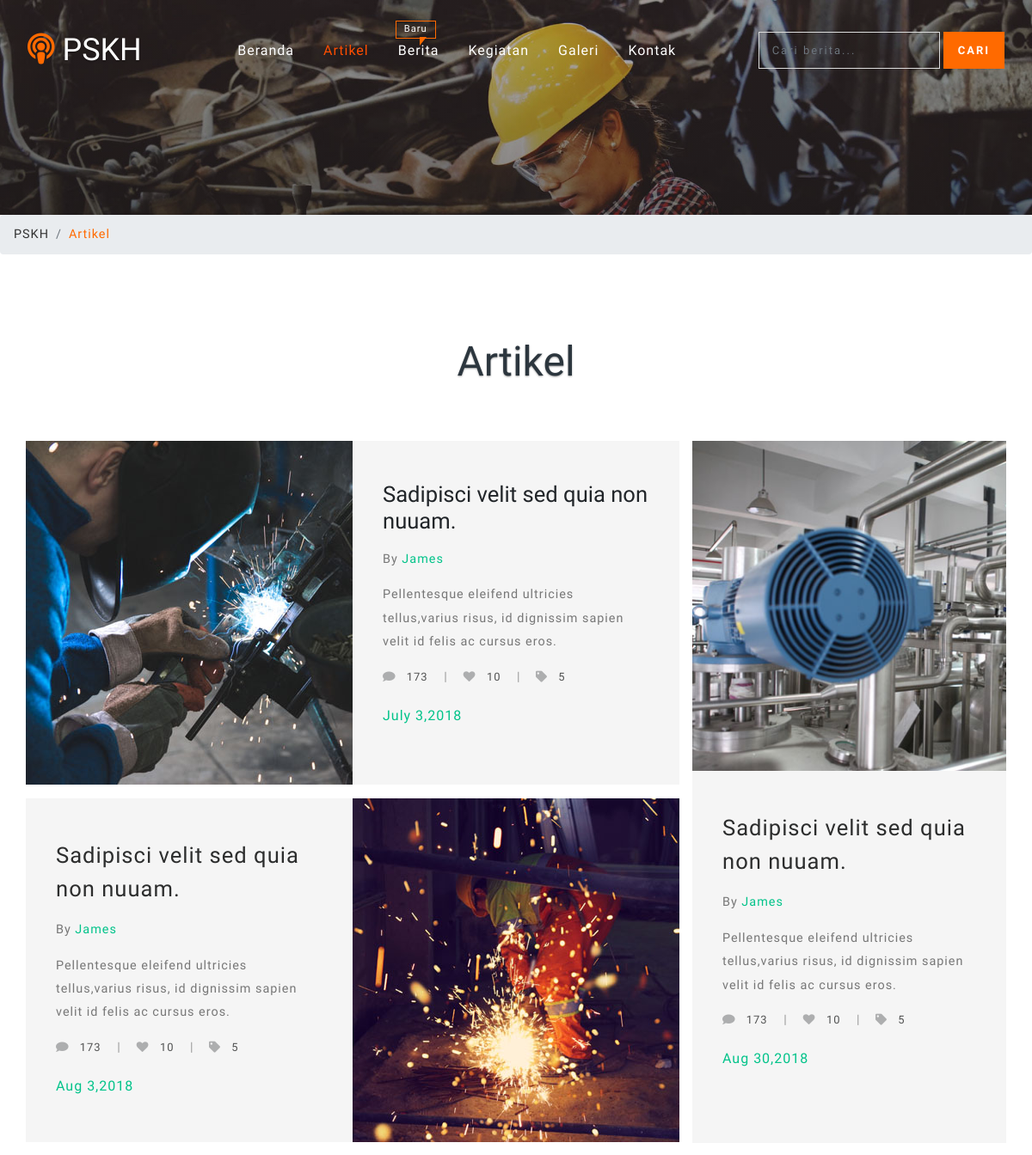
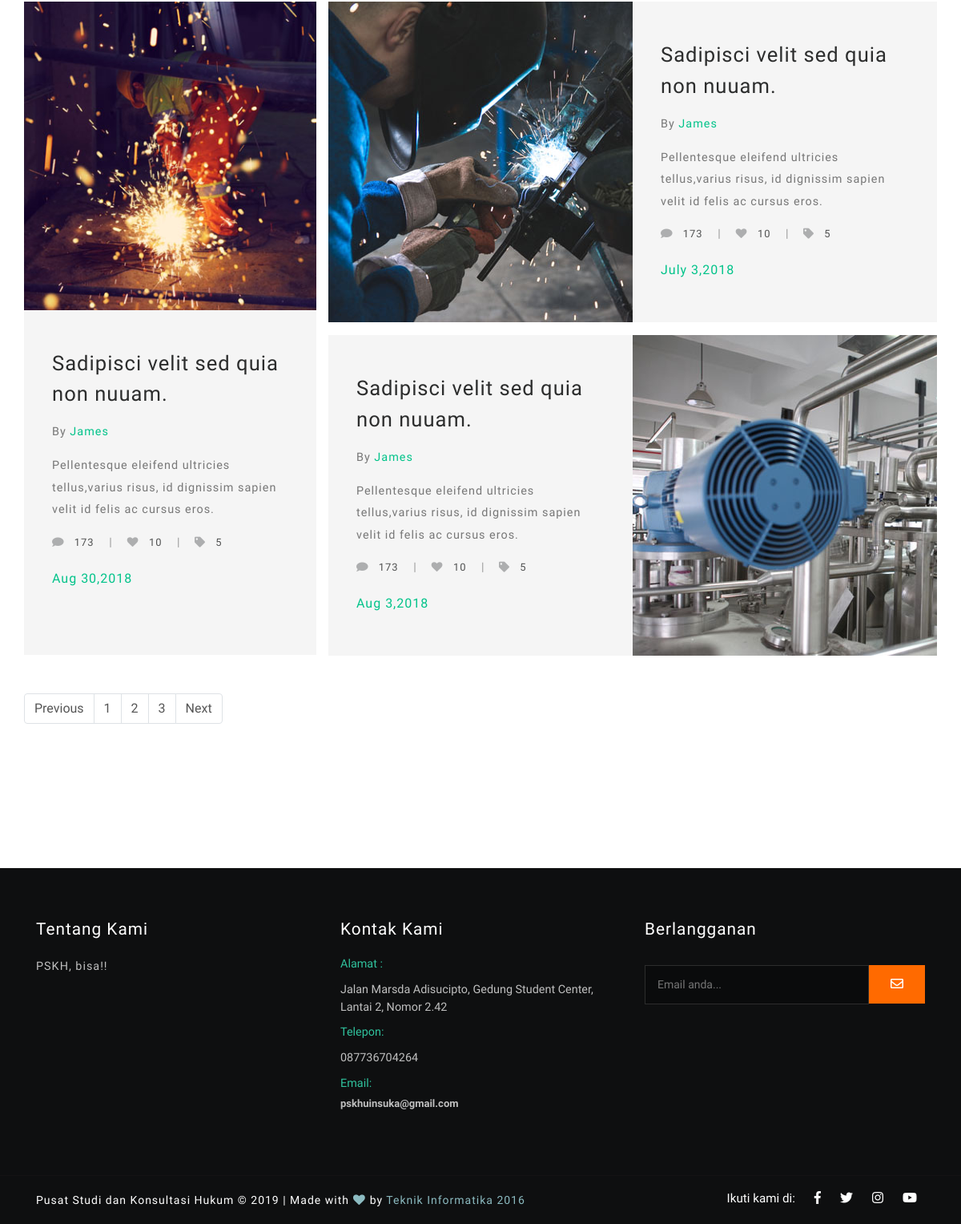
The app's page /pskhuinsuka.com/index.php/umum/artikel with its own data (2 pictures, top to bottom).
### tables this page shows
CREATE TABLE `organisasi` (
  `organisasi_periode` int(2) NOT NULL,
  `organisasi_nama_lengkap` varchar(100) NOT NULL,
  `organisasi_nama_pendek` varchar(50) NOT NULL,
  `organisasi_visi` text NOT NULL,
  `organisasi_misi` text NOT NULL,
  `organisasi_deskripsi` varchar(300) NOT NULL,
  `organisasi_tentang` varchar(200) NOT NULL,
  `organisasi_sejarah` text NOT NULL,
  `organisasi_alamat` varchar(200) NOT NULL,
  `organisasi_email` varchar(100) NOT NULL,
  `organisasi_telepon` varchar(15) NOT NULL,
  `organisasi_facebook` varchar(100) NOT NULL,
  `organisasi_twitter` varchar(100) NOT NULL,
  `organisasi_instagram` varchar(100) NOT NULL,
  `organisasi_youtube` varchar(100) NOT NULL,
  `organisasi_peta` text NOT NULL
);

### pskhuinsuka.com/application/controllers/Umum.php (called while the page is built, shortened)
<?php
class Umum extends CI_Controller {
	public function artikel() {
		$menu = array(
			"judul" => "Artikel"
		);
		$data		= $this->M_Pendahuluan->umum($menu);
		$this->load->view("umum/artikel", $data);
	}
}

### pskhuinsuka.com/index.php (called while the page is built, shortened)
<?php
require_once BASEPATH.'core/CodeIgniter.php';

### pskhuinsuka.com/application/models/M_Pendahuluan.php (called while the page is built, shortened)
<?php
class M_Pendahuluan extends CI_Model {
    public function umum($menu) {
        $data = array(
            "menu" => array(
                "judul" => $menu["judul"]
            )
        );
        $query = $this->db->select("*")->from("organisasi")->order_by("organisasi_periode", "desc")->get();
        if ($query->num_rows() > 0) {
            $query = $query->row();
            $data = @array_merge($data,
                array(
                    "organisasi" => array(
                        "periode" => $query->organisasi_periode,
                        "nama_lengkap" => $query->organisasi_nama_lengkap,
                        "nama_pendek" => $query->organisasi_nama_pendek,
                        "visi" => $query->organisasi_visi,
                        "misi" => $query->organisasi_misi,
                        "deskripsi" => $query->organisasi_deskripsi,
                        "tentang" => $query->organisasi_tentang,
                        "sejarah" => $query->organisasi_sejarah,
                        "kontak" => array(
                            "alamat" => $query->organisasi_alamat,
                            "email" => $query->organisasi_email,
                            "telepon" => $query->organisasi_telepon,
                            "facebook" => $query->organisasi_facebook,
                            "twitter" => $query->organisasi_twitter,
                            "instagram" => $query->organisasi_instagram,
                            "youtube" => $query->organisasi_youtube,
                            "peta" => $query->organisasi_peta
                        )
                    )
                )
            );
        }
        return $data;
    }
}

### pskhuinsuka.com/application/views/umum/_partials/copyright.php (the view)
<div class="copyright">
        <div class="container">
            <div class="copyrighttop" data-aos="fade-left">
                <ul><?php
                    if (!empty($organisasi["kontak"])) { ?>
                    <li>
                        <h4>Ikuti kami di:</h4>
                    </li><?php
                    if (!empty($organisasi["kontak"]["facebook"])) { ?>
                    <li>
                        <a class="facebook" href="//www.facebook.com/<?= $organisasi["kontak"]["facebook"] ?>">
							<i class="fab fa-facebook-f"></i>
						</a>
                    </li><?php }
                    if (!empty($organisasi["kontak"]["twitter"])) { ?>
                    <li>
                        <a class="facebook" href="//www.twitter.com/<?= $organisasi["kontak"]["twitter"] ?>">
							<i class="fab fa-twitter"></i>
						</a>
                    </li><?php }
                    if (!empty($organisasi["kontak"]["instagram"])) { ?>
                    <li>
                        <a class="facebook" href="//www.instagram.com/<?= $organisasi["kontak"]["instagram"] ?>">
							<i class="fab fa-instagram"></i>
						</a>
                    </li><?php }
                    if (!empty($organisasi["kontak"]["youtube"])) { ?>
                    <li>
                        <a class="facebook" href="//www.youtube.com/channel/<?= !empty($organisasi["kontak"]["youtube"]) ? $organisasi["kontak"]["youtube"] : "" ?>">
							<i class="fab fa-youtube"></i>
						</a>
                    </li><?php }  } ?>
                </ul>
            </div>
            <div class="copyrightbottom" data-aos="fade-right">
                <p><?= $organisasi["nama_lengkap"] ?> © <?= date("Y") ?> | Made with
                    <a href="//hmkk.org"><span class="fa fa-heart" aria-hidden="true"></span></a>
                    by
                    <a href="//www.facebook.com/tegal6etar" target="_blank">Teknik Informatika 2016</a>
                </p>
            </div>
            <div class="clearfix"></div>
        </div>
    </div>

### pskhuinsuka.com/application/views/umum/_partials/header.php (shortened to what this page needs)
<header>
        <div class="header_top" id="home">
            <nav class="navbar navbar-expand-lg navbar-light">
                <div class="logo text-left">
                    <h1>
                        <a class="navbar-brand" href="<?= base_url() ?>">
                        <i class="fas fa-podcast"></i> <?= $organisasi["nama_pendek"] ?></a>
                    </h1>
                </div>
                <div class="collapse navbar-collapse" id="navbarSupportedContent">
                    <ul class="navbar-nav m-lg-auto text-right">
                        <li class="nav-item<?= $menu["judul"] === "Beranda" ? " active": "" ?>">
                            <a class="nav-link" href="<?= base_url() ?>">
                                Beranda
                            </a>
                        </li>
                        <li class="nav-item<?= $menu["judul"] === "Artikel" ? " active": "" ?>">
                            <a class="nav-link" href="<?= base_url() ?>artikel">Artikel</a>
                        </li>
                        <li class="nav-item<?= $menu["judul"] === "Berita" ? " active": "" ?>">
                            <a class="nav-link tooltip-blog" href="<?= base_url() ?>berita">
                                Berita
                                <span>Baru</span>
                            </a>
                        </li>
                        <li class="nav-item<?= $menu["judul"] === "Kegiatan" ? " active": "" ?>">
                            <a class="nav-link" href="<?= base_url() ?>kegiatan">Kegiatan</a>
                        </li>
                        <li class="nav-item<?= $menu["judul"] === "Galeri" ? " active": "" ?>">
                            <a class="nav-link" href="<?= base_url() ?>galeri">Galeri</a>
                        </li>
                        <li class="nav-item<?= $menu["judul"] === "Kontak" ? " active": "" ?>">
                            <a class="nav-link" href="<?= base_url() ?>kontak">Kontak</a>
                        </li>
                    </ul>
                    <form action="" method="POST" class="form-inline my-2 my-lg-0 search">
                        <input class="form-control mr-sm-1" type="search" placeholder="Cari berita..." name="cari" required>
                        <button class="btn btn-outline-success my-2 my-sm-0" type="submit">Cari</button>
                    </form>
                </div>
            </nav>
        </div>
    </header>

### pskhuinsuka.com/application/views/umum/_partials/breadcrumb.php
<div class="banner-inner"></div>
    <ol class="breadcrumb">
        <li class="breadcrumb-item">
            <a href="<?= base_url() ?>"><?= $organisasi["nama_pendek"] ?></a>
        </li>
        <li class="breadcrumb-item active" active><?= $menu["judul"] ?></li>
    </ol>

### pskhuinsuka.com/application/views/umum/_partials/footer.php (shortened to what this page needs)
<footer>
        <div class="container">
            <div class="row footer-top-w3layouts">
                <div class="col-lg-4 footer-grid-w3ls" data-aos="zoom-in"><?php
                    if (!empty($organisasi["tentang"])) { ?>
                    <div class="footer-title">
                        <h2>Tentang Kami</h2>
                    </div>
                    <div class="footer-text">
                        <p><?= $organisasi["tentang"] ?></p>
                    </div><?php } ?>
                </div>
                <div class="col-lg-4 footer-grid-w3ls" data-aos="zoom-in"><?php
                    if (!empty($organisasi["kontak"])) { ?>
                    <div class="footer-title">
                        <h3>Kontak Kami</h3>
                    </div>
                    <div class="footer-office-hour"><?php
                        if (!empty($organisasi["kontak"]["alamat"])) { ?>
                        <ul>
                            <li class="hd">Alamat :</li>
                            <li><?= $organisasi["kontak"]["alamat"] ?></li>
                        </ul><?php }
                        if (!empty($organisasi["kontak"]["telepon"])) { ?>
                        <ul>
                            <li class="hd">Telepon:</li>
                            <li><?= $organisasi["kontak"]["telepon"] ?></li>
                        </ul><?php }
                        if (!empty($organisasi["kontak"]["email"])) { ?>
                        <ul>
                            <li class="hd">Email:
                                <a href="mailto:<?= $organisasi["kontak"]["email"] ?>"><?= $organisasi["kontak"]["email"] ?></a>
                            </li>
                        </ul><?php } } ?>
                    </div>
                </div>
                <div class="col-lg-4 footer-grid-w3ls" data-aos="zoom-in">
                    <div class="footer-title">
                        <h3>Berlangganan</h3>
                    </div>
                    <form action="#" method="post" class="newsletter">
                        <input class="email" type="email" placeholder="Email anda..." required="">
                        <button class="btn1">
							<i class="far fa-envelope"></i>
						</button>
                    </form>
                </div>
            </div>
        </div>
    </footer>

### records on screen
organisasi: organisasi_nama_pendek "PSKH", organisasi_tentang "PSKH, bisa!!", organisasi_alamat "Jalan Marsda Adisucipto, Gedung Student Center, Lantai 2, Nomor 2.42", organisasi_telepon "087736704264", organisasi_email "pskhuinsuka@gmail.com"

### other values on screen
$menu["judul"] "Artikel"
$organisasi["nama_lengkap"] "Pusat Studi dan Konsultasi Hukum"
